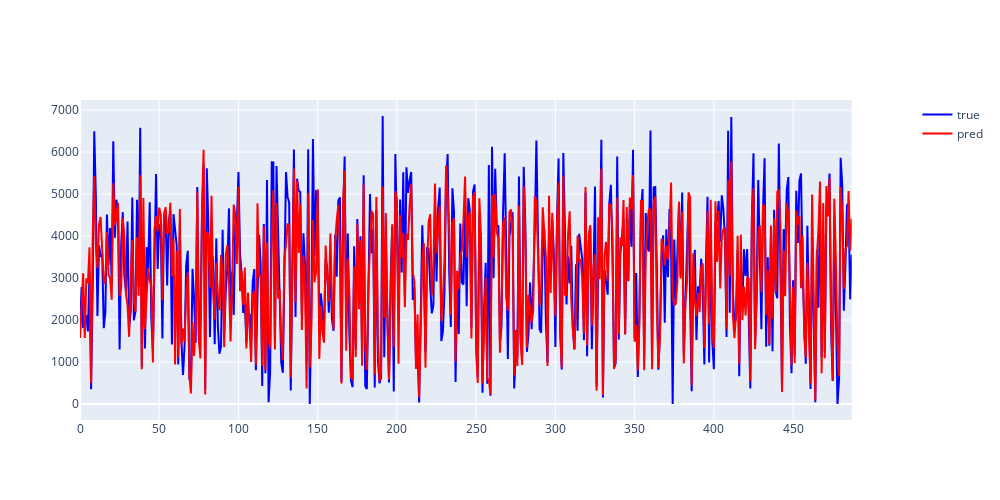

Here is the notebook cell this chart was saved with:
### Code cell
df_need_1, df_need_2 = load_data("./마지막데이터/banpo1_power_weather_df.csv")
other_data = pd.read_csv("./마지막데이터/수원_서산_영동.csv", encoding="ms949")
# other_data
other_data_need = other_data[['합계 일사량(W/m2)', '최저기온(°C)', '최고기온(°C)', '일강수량(mm)','평균 풍속(m/s)', '평균 상대습도(%)', '가조시간(hr)','평균 전운량(1/10)', '설비용량에따른총발전량(Wh/kW)']]
other_data_need.columns = ["일사량", "최저기온", "최고기온", "일강수량", "평균풍속", "평균상대습도", "가조시간", "전운량", "watt"]


def load_data1(df):

    # df = pd.read_csv("./마지막데이터/banpo1_power_weather_df.csv", encoding="utf-8")

    df_need_1 = df[["일사량", "watt"]]
    df_need_1.columns = ["env_slopesolar", "watt"]
    df_need_2 = df[["일사량", "최저기온", "최고기온", "일강수량", "평균풍속", "평균상대습도", "가조시간", "전운량", "watt"]]
    df_need_2.columns = ["env_slopesolar", "최저기온", "최고기온", "일강수량", "평균풍속", "평균상대습도", "가조시간", "평균전운량", "watt"]

    df_need_1
    df_need_2 = df_need_2.fillna(0)

    return df_need_1, df_need_2

df_need_1, df_need_2 =load_data1(other_data_need)

SOLAR = "env_slopesolar"
# print(df_need_1.describe())
# print("-----------")
# print(df_need_11.describe())
# # df_need_1



##############################

%run ./make_model.ipynb


# SOLAR = "env_slopesolar"
# %run ./make_model.ipynb

### Figure 1 — Plotly figure (JSON) as saved in the notebook; plotly's stock layout.template omitted (floating-point values rounded to 4 significant figures; data arrays with more than 128 entries replaced by an {"elided": "..."} marker saying what was removed)
{"data": [{"line": {"color": "blue"}, "mode": "lines", "name": "true", "type": "scatter", "x": {"elided": "488 int values"}, "xaxis": "x", "y": {"elided": "488 float values"}, "yaxis": "y"}, {"line": {"color": "red"}, "mode": "lines", "name": "pred", "type": "scatter", "x": {"elided": "488 int values"}, "xaxis": "x", "y": {"elided": "488 float values"}, "yaxis": "y"}], "layout": {"height": 500, "width": 1000, "xaxis": {"anchor": "y", "domain": [0, 0.94]}, "yaxis": {"anchor": "x", "domain": [0, 1]}, "yaxis2": {"anchor": "x", "overlaying": "y", "side": "right"}}}
